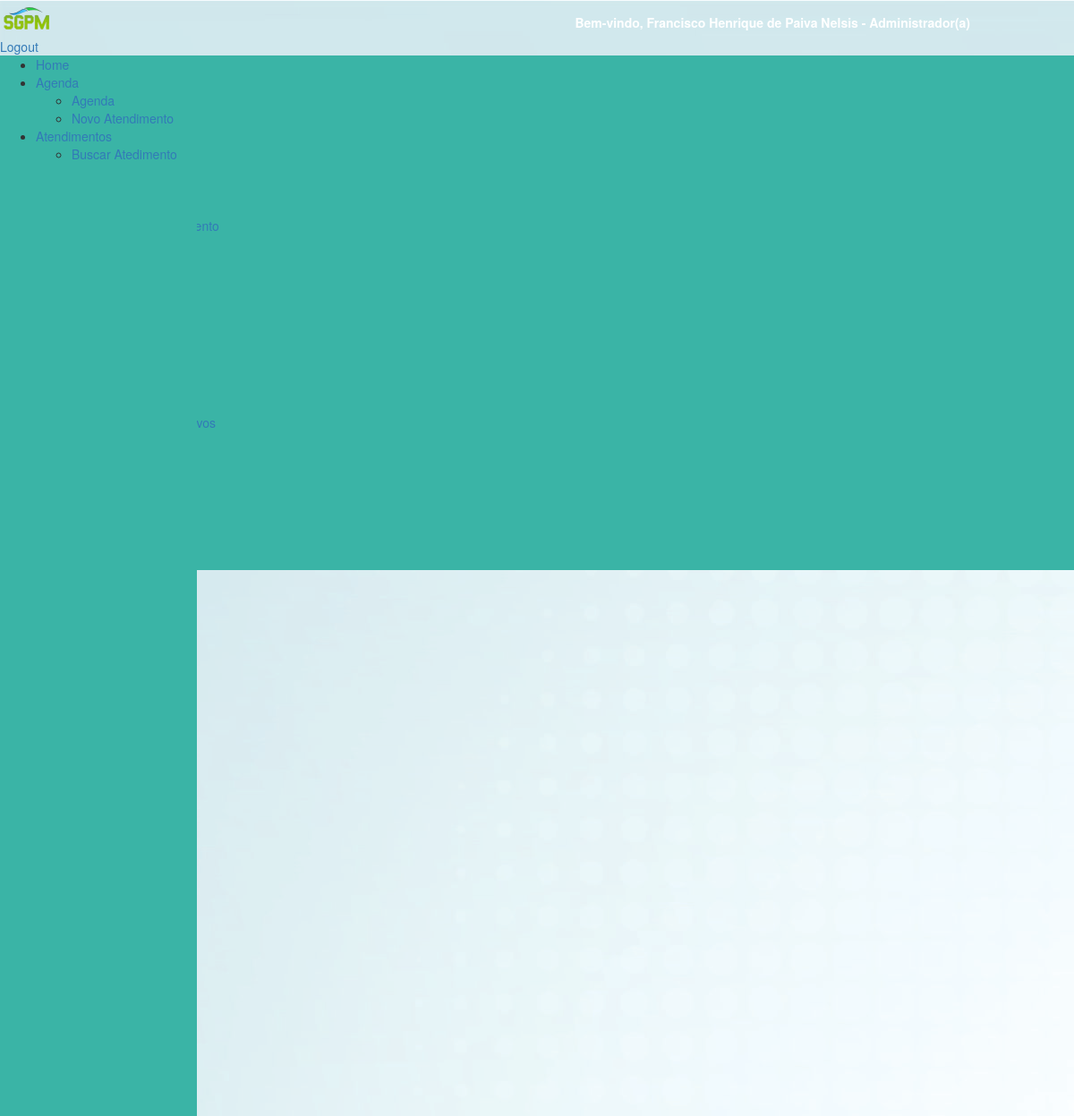
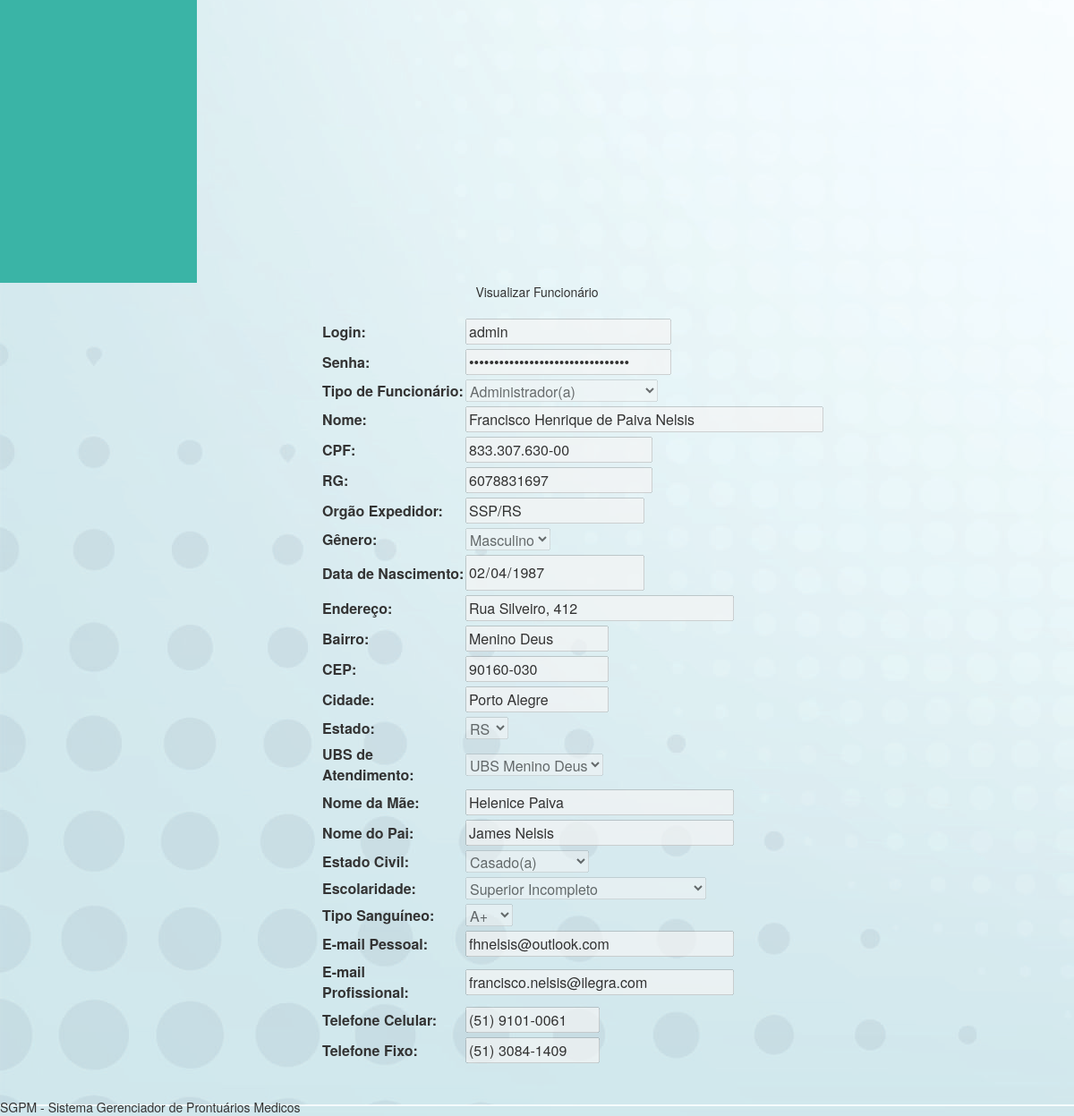
Page /formFuncionario.php?id=34&detalhes=1 (signed in) on the committed database (2 pictures, top to bottom).
### tables this page shows
CREATE TABLE IF NOT EXISTS `funcionario` (
  `id_funcionario` int(4) NOT NULL auto_increment,
  `login` varchar(30) NOT NULL,
  `senha` varchar(32) NOT NULL,
  `nome_funcionario` varchar(50) NOT NULL,
  `cpf` varchar(50) NOT NULL,
  `rg` varchar(50) NOT NULL,
  `org_exp` varchar(30) NOT NULL,
  `data_nasc` date NOT NULL,
  `endereco` varchar(30) NOT NULL,
  `bairro` varchar(30) NOT NULL,
  `cep` varchar(10) NOT NULL,
  `cidade` varchar(30) NOT NULL,
  `nome_mae` varchar(30) NOT NULL,
  `nome_pai` varchar(30) NOT NULL,
  `email_pessoal` varchar(50) NOT NULL,
  `email_prof` varchar(30) NOT NULL,
  `tel_cel` varchar(50) NOT NULL,
  `tel_fixo` varchar(50) NOT NULL,
  `id_tipo_funcionario` int(15) NOT NULL,
  `id_genero` int(15) NOT NULL,
  `id_ubs` int(11) NOT NULL,
  `id_estado_civil` int(15) NOT NULL,
  `id_escolaridade` int(15) NOT NULL,
  `id_tipo_sanguineo` int(15) NOT NULL,
  `id_estado` int(15) NOT NULL,
  PRIMARY KEY  (`id_funcionario`),
  UNIQUE KEY `login` (`login`),
  UNIQUE KEY `cpf` (`cpf`),
  UNIQUE KEY `rg` (`rg`),
  KEY `id_funcionario` (`id_funcionario`),
  KEY `FK_funcionario_tipo_funcionario` (`id_tipo_funcionario`),
  KEY `FK_funcionario_genero` (`id_genero`),
  KEY `FK_funcionario_ubs` (`id_ubs`),
  KEY `FK_funcionario_estado_civil` (`id_estado_civil`),
  KEY `FK_funcionario_escolaridade` (`id_escolaridade`),
  KEY `FK_funcionario_tipo_sanguineo` (`id_tipo_sanguineo`),
  KEY `FK_funcionario_estado` (`id_estado`),
  CONSTRAINT `FK_funcionario_escolaridade` FOREIGN KEY (`id_escolaridade`) REFERENCES `escolaridade` (`id_escolaridade`) ON DELETE NO ACTION ON UPDATE NO ACTION,
  CONSTRAINT `FK_funcionario_estado` FOREIGN KEY (`id_estado`) REFERENCES `estado` (`id_estado`) ON DELETE NO ACTION ON UPDATE NO ACTION,
  CONSTRAINT `FK_funcionario_estado_civil` FOREIGN KEY (`id_estado_civil`) REFERENCES `estado_civil` (`id_estado_civil`) ON DELETE NO ACTION ON UPDATE NO ACTION,
  CONSTRAINT `FK_funcionario_genero` FOREIGN KEY (`id_genero`) REFERENCES `genero` (`id_genero`) ON DELETE NO ACTION ON UPDATE NO ACTION,
  CONSTRAINT `FK_funcionario_tipo_funcionario` FOREIGN KEY (`id_tipo_funcionario`) REFERENCES `tipo_funcionario` (`id_tipo_funcionario`) ON DELETE NO ACTION ON UPDATE NO ACTION,
  CONSTRAINT `FK_funcionario_tipo_sanguineo` FOREIGN KEY (`id_tipo_sanguineo`) REFERENCES `tipo_sanguineo` (`id_tipo_sanguineo`) ON DELETE NO ACTION ON UPDATE NO ACTION,
  CONSTRAINT `FK_funcionario_ubs` FOREIGN KEY (`id_ubs`) REFERENCES `ubs` (`id_ubs`) ON DELETE NO ACTION ON UPDATE NO ACTION
);

CREATE TABLE IF NOT EXISTS `tipo_funcionario` (
  `id_tipo_funcionario` int(11) NOT NULL auto_increment,
  `nome_tipo` varchar(100) NOT NULL,
  PRIMARY KEY  (`id_tipo_funcionario`),
  UNIQUE KEY `UQ_tipo_funcionario_id_tipo_funcionario` (`id_tipo_funcionario`)
);

CREATE TABLE IF NOT EXISTS `genero` (
  `id_genero` int(15) NOT NULL auto_increment,
  `nome_genero` varchar(10) NOT NULL,
  PRIMARY KEY  (`id_genero`)
);

CREATE TABLE IF NOT EXISTS `estado` (
  `id_estado` int(15) NOT NULL auto_increment,
  `sigla_estado` varchar(50) NOT NULL default '0',
  `estado` varchar(50) default NULL,
  KEY `id_estado` (`id_estado`)
);

CREATE TABLE IF NOT EXISTS `ubs` (
  `id_ubs` int(5) NOT NULL auto_increment,
  `ubs_atendimento` varchar(50) NOT NULL,
  `endereco` varchar(50) default NULL,
  `telefone` int(10) default NULL,
  `data_insercao` date default NULL,
  `data_alteracao` date default NULL,
  `data_desativacao` date default NULL,
  PRIMARY KEY  (`id_ubs`),
  UNIQUE KEY `id_ubs` (`id_ubs`)
);

CREATE TABLE IF NOT EXISTS `estado_civil` (
  `id_estado_civil` int(15) NOT NULL auto_increment,
  `estado_civil` varchar(50) NOT NULL,
  KEY `id_estado_civil` (`id_estado_civil`)
);

CREATE TABLE IF NOT EXISTS `escolaridade` (
  `id_escolaridade` int(11) NOT NULL auto_increment,
  `escolaridade` varchar(50) default '0',
  KEY `id_escolaridade` (`id_escolaridade`)
);

CREATE TABLE IF NOT EXISTS `tipo_sanguineo` (
  `id_tipo_sanguineo` int(15) NOT NULL auto_increment,
  `tipo_sanguineo` varchar(50) default NULL,
  KEY `id_tipo_sanguineo` (`id_tipo_sanguineo`)
);

### formFuncionario.php (the view, shortened to what the rows shown need)
<?php include ('includes/cabecalho.php')?>
<?php include ('includes/menuBack.php')?>
<?php
if (isset ( $_GET ['id'] )) {
	$con = mysqli_connect ( "localhost", "root", "", "sgpm" );
	mysqli_set_charset ( $con, "utf8" );
	$query = mysqli_query ( $con, "SELECT * FROM funcionario WHERE id_funcionario = {$_GET['id']} " );
	$dadosFuncionario = mysqli_fetch_array ( $query );
}
$con = mysqli_connect ( "localhost", "root", "", "sgpm" );
mysqli_set_charset ( $con, "utf8" );
if ($_SESSION ['LOGIN'] ['TIPO_FUNCIONARIO'] == 1) {
	$queryTipoFuncionario = mysqli_query ( $con, "SELECT * FROM tipo_funcionario" );
} else {
	$queryTipoFuncionario = mysqli_query ( $con, "SELECT * FROM tipo_funcionario where id_tipo_funcionario not in ('1', '3')" );
}
$queryGenero = mysqli_query ( $con, "SELECT * FROM genero" );
$queryUBS = mysqli_query ( $con, "SELECT * FROM ubs" );
$queryEstadoCivil = mysqli_query ( $con, "SELECT * FROM estado_civil" );
$queryEscolaridade = mysqli_query ( $con, "SELECT * FROM escolaridade" );
$queryTipoSanguineo = mysqli_query ( $con, "SELECT * FROM tipo_sanguineo" );
$queryEstado = mysqli_query ( $con, "select * from estado order by sigla_estado asc" );
?>
<div class="divTudoFormPaciente">
	<center>
		<div id="formAlteraPaciente">
			<div class="content-dataTable" style="width: 40%; margin: 0 auto">
				<form method="POST">
					<table width="100%">
						<tr>
							<br />
							<td><input style="width: 230px; margin-bottom: 5px;" type="text"
								name="login" id="login" maxlength="30"
								value="<?php
								if (isset ( $dadosFuncionario ['login'] )) {
									echo $dadosFuncionario ['login'];
								}
								?>" /></td>
						</tr>
						<tr>
							<td><input style="width: 230px; margin-bottom: 5px;"
								type="password" name="senha" id="senha" maxlength="40"
								value="<?php
								if (isset ( $dadosFuncionario ['senha'] )) {
									echo $dadosFuncionario ['senha'];
								}
								?>" /></td>
						</tr>
						<tr>
							<td><select name="id_tipo_funcionario" id="id_tipo_fucionario"
								style="margin-bottom: 5px;">
                                                            <?php while ($linhaTipoFuncionario = mysqli_fetch_array($queryTipoFuncionario)): ?>
                                                                <option
										<?php if (isset($dadosFuncionario['id_tipo_funcionario']) && $dadosFuncionario['id_tipo_funcionario'] == $linhaTipoFuncionario['id_tipo_funcionario']) : ?>
										selected <?php endif; ?>
										value="<?php echo $linhaTipoFuncionario['id_tipo_funcionario']; ?>"><?php echo $linhaTipoFuncionario['nome_tipo']; ?></option>
                                                            <?php endwhile; ?></select></td>
						</tr>
						<tr>
							<td><input style="width: 400px; margin-bottom: 5px;" type="text"
								name="nome_funcionario" id="nome_funcionario" maxlength="50"
								value="<?php if (isset ( $dadosFuncionario ['nome_funcionario'] )) {echo $dadosFuncionario ['nome_funcionario'];}?>" />
							</td>
						</tr>
						<tr>
							<td><input style="margin-bottom: 5px;" type="text" name="cpf"
								id="cpf" maxlength="15" class="cpf"
								value="<?php if (isset ( $dadosFuncionario ['cpf'] )) { echo $dadosFuncionario ['cpf'];}?>" />
							</td>
						</tr>
						<tr>
							<td><input style="margin-bottom: 5px;" type="text" name="rg"
								id="rg" maxlength="10"
								value="<?php if (isset ( $dadosFuncionario ['rg'] )) { echo $dadosFuncionario ['rg'];}?>" />
							</td>
						</tr>
						<tr>
							<td><input style="width: 200px; margin-bottom: 5px;" type="text"
								name="org_exp" id="org_exp" maxlength="30"
								value="<?php if (isset ( $dadosFuncionario ['org_exp'] )) { echo $dadosFuncionario ['org_exp'];}?>" />
							</td>
						</tr>
						<tr>
							<td><select name="id_genero" id="id_genero"
								style="margin-bottom: 5px;">
										<?php while ($linhaGenero = mysqli_fetch_array($queryGenero)): ?>
									<option
										<?php if (isset($dadosFuncionario['id_genero']) && $dadosFuncionario['id_genero'] == $linhaGenero['id_genero']) : ?>
										selected <?php endif; ?>
										value="<?php echo $linhaGenero['id_genero']; ?>"><?php echo $linhaGenero['nome_genero']; ?></option>
                                                            <?php endwhile; ?></select></td>
						</tr>
						<tr>
							<td><input style="width: 200px; margin-bottom: 5px;" type="date"
								name="data_nasc" id="data_nasc" maxlength="10"
								value="<?php
								if (isset ( $dadosFuncionario ['data_nasc'] )) {
									echo $dadosFuncionario ['data_nasc'];
								}
								?>" /></td>
						</tr>
						<tr>
							<td><input style="width: 300px; margin-bottom: 5px;" type="text"
								name="endereco" id="endereco" maxlength="100"
								value="<?php
								if (isset ( $dadosFuncionario ['endereco'] )) {
									echo $dadosFuncionario ['endereco'];
								}
								?>" /></td>
						</tr>
						<tr>
							<td><input style="width: 160px; margin-bottom: 5px;" type="text"
								name="bairro" id="bairro" maxlength="30"
								value="<?php
								if (isset ( $dadosFuncionario ['bairro'] )) {
									echo $dadosFuncionario ['bairro'];
								}
								?>" /></td>
						</tr>
						<tr>
							<td><input style="width: 160px; margin-bottom: 5px;" type="text"
								name="cep" id="cep" maxlength="9" class="cep"
								value="<?php
								if (isset ( $dadosFuncionario ['cep'] )) {
									echo $dadosFuncionario ['cep'];
								}
								?>" /></td>
						</tr>
						<tr>
							<td><input style="width: 160px; margin-bottom: 5px;" type="text"
								name="cidade" id="cidade" maxlength="30"
								value="<?php
								if (isset ( $dadosFuncionario ['cidade'] )) {
									echo $dadosFuncionario ['cidade'];
								}
								?>" /></td>
						</tr>
						<tr>
							<td><select name="id_estado" id="id_estado"
								style="margin-bottom: 5px;">
                                                            <?php while ($linhaEstado = mysqli_fetch_array($queryEstado)): ?>
                                                                <option
										<?php if (isset($dadosFuncionario['id_estado']) && $dadosFuncionario['id_estado'] == $linhaEstado['id_estado']) : ?>
										selected <?php endif; ?>
										value="<?php echo $linhaEstado['id_estado']; ?>"><?php echo $linhaEstado['sigla_estado']; ?></option>
                                                            <?php endwhile; ?></select></td>
						</tr>
						<tr>
							<td><select name="id_ubs" id="id_ubs" style="margin-bottom: 5px;">
                                                            <?php while ($linhaUBS = mysqli_fetch_array($queryUBS)): ?>
                                                                <option
										<?php if (isset($dadosFuncionario['id_ubs']) && $dadosFuncionario['id_ubs'] == $linhaUBS['id_ubs']) : ?>
										selected <?php endif; ?>
										value="<?php echo $linhaUBS['id_ubs']; ?>"><?php echo $linhaUBS['ubs_atendimento']; ?></option>
                                                            <?php endwhile; ?></select></td>
						</tr>
						<tr>
							<td><input style="width: 300px; margin-bottom: 5px;" type="text"
								name="nome_mae" id="nome_mae" maxlength="50"
								value="<?php
								if (isset ( $dadosFuncionario ['nome_mae'] )) {
									echo $dadosFuncionario ['nome_mae'];
								}
								?>" /></td>
						</tr>
						<tr>
							<td><input style="width: 300px; margin-bottom: 5px;" type="text"
								name="nome_pai" id="nome_pai" maxlength="50"
								value="<?php
								if (isset ( $dadosFuncionario ['nome_pai'] )) {
									echo $dadosFuncionario ['nome_pai'];
								}
								?>" /></td>
						</tr>
						<tr>
							<td><select name="id_estado_civil" id="id_estado_civil"
								style="margin-bottom: 5px;">
                                                            <?php while ($linhaEstadoCivil = mysqli_fetch_array($queryEstadoCivil)): ?>
                                                                <option
										<?php if (isset($dadosFuncionario['id_estado_civil']) && $dadosFuncionario['id_estado_civil'] == $linhaEstadoCivil['id_estado_civil']) : ?>
										selected <?php endif; ?>
										value="<?php echo $linhaEstadoCivil['id_estado_civil']; ?>"><?php echo $linhaEstadoCivil['estado_civil']; ?></option>
                                                            <?php endwhile; ?></select></td>
						</tr>
						<tr>
							<td><select name="id_escolaridade" id="id_escolaridade"
								style="margin-bottom: 5px;">
                                                            <?php while ($linhaEscolaridade = mysqli_fetch_array($queryEscolaridade)): ?>
                                                                <option
										<?php if (isset($dadosFuncionario['id_escolaridade']) && $dadosFuncionario['id_escolaridade'] == $linhaEscolaridade['id_escolaridade']) : ?>
										selected <?php endif; ?>
										value="<?php echo $linhaEscolaridade['id_escolaridade']; ?>"><?php echo $linhaEscolaridade['escolaridade']; ?></option>
                                                            <?php endwhile; ?></select></td>
						</tr>
						<tr>
							<td><select name="id_tipo_sanguineo" id="id_tipo_sanguineo"
								style="margin-bottom: 5px;">
                                                            <?php while ($linhaTipoSanguineo = mysqli_fetch_array($queryTipoSanguineo)): ?>
                                                                <option
										<?php if (isset($dadosFuncionario['id_tipo_sanguineo']) && $dadosFuncionario['id_tipo_sanguineo'] == $linhaTipoSanguineo['id_tipo_sanguineo']) : ?>
										selected <?php endif; ?>
										value="<?php echo $linhaTipoSanguineo['id_tipo_sanguineo']; ?>"><?php echo $linhaTipoSanguineo['tipo_sanguineo']; ?></option>
                                                            <?php endwhile; ?></select></td>
						</tr>
						<tr>
							<td><input style="width: 300px; margin-bottom: 5px;" type="text"
								name="email_pessoal" id="email_pessoal" maxlength="50"
								value="<?php
								if (isset ( $dadosFuncionario ['email_pessoal'] )) {
									echo $dadosFuncionario ['email_pessoal'];
								}
								?>" /></td>
						</tr>
						<tr>
							<td><input style="width: 300px; margin-bottom: 5px;" type="text"
								name="email_prof" id="email_pessoal" maxlength="50"
								value="<?php
								if (isset ( $dadosFuncionario ['email_prof'] )) {
									echo $dadosFuncionario ['email_prof'];
								}
								?>" /></td>
						</tr>
						<tr>
							<td><input style="width: 150px; margin-bottom: 5px;" type="text"
								name="tel_cel" id="tel_cel" maxlength="15" class="telefone"
								value="<?php
								if (isset ( $dadosFuncionario ['tel_cel'] )) {
									echo $dadosFuncionario ['tel_cel'];
								}
								?>" /></td>
						</tr>
						<tr>
							<td><input style="width: 150px; margin-bottom: 5px;" type="text"
								name="tel_fixo" id="tel_cel" maxlength="15" class="telefone"
								value="<?php
								if (isset ( $dadosFuncionario ['tel_fixo'] )) {
									echo $dadosFuncionario ['tel_fixo'];
								}
								?>" /></td>
						</tr>
					</table>
					<br>
				</form>
			</div>
		</div>
	</center>
</div>
<?php include ('includes/rodape.php')?>

### rows in the picture
funcionario: login "admin", id_tipo_funcionario "Administrador(a)", nome_funcionario "Francisco Henrique de Paiva Nelsis", cpf "833.307.630-00", rg "6078831697", org_exp "SSP/RS", id_genero "Masculino", data_nasc "02/04/1987", endereco "Rua Silveiro, 412", bairro "Menino Deus", cep "90160-030", cidade "Porto Alegre", id_estado "RS", id_ubs "UBS Menino Deus", nome_mae "Helenice Paiva", nome_pai "James Nelsis", id_estado_civil "Casado(a)", id_escolaridade "Superior Incompleto", id_tipo_sanguineo "A+", email_pessoal "fhnelsis@outlook.com", email_prof "francisco.nelsis@ilegra.com", tel_cel "(51) 9101-0061", tel_fixo "(51) 3084-1409"

### other values in the picture
$_SESSION ['LOGIN'] ['NOME'] "Francisco Henrique de Paiva Nelsis"
$_SESSION ['LOGIN'] ['CARGO'] "Administrador(a)"
